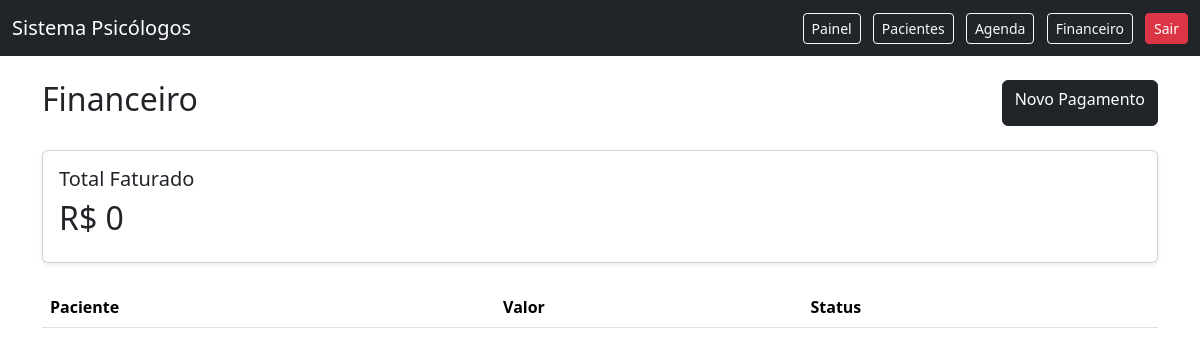
The app's page /financeiro/ (signed in), older data.
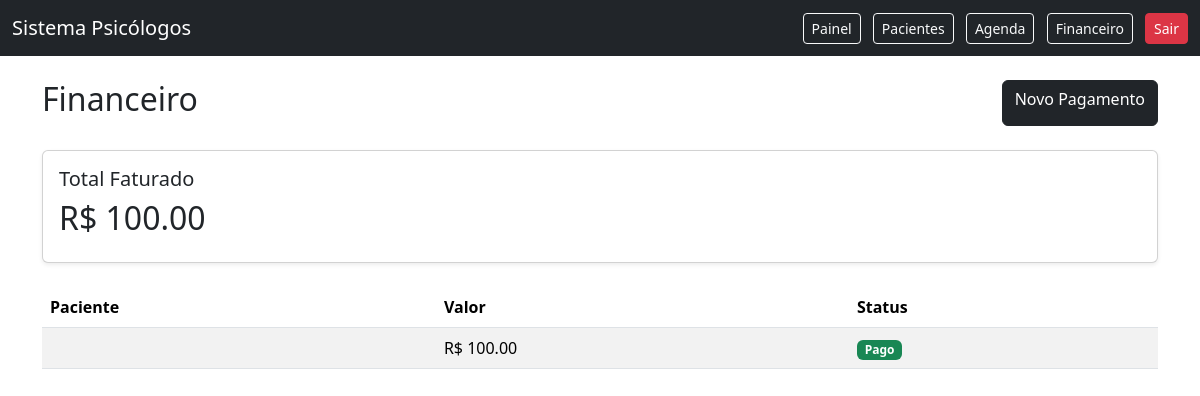
The same page, newer data.
### financeiro/models.py (models this page shows, shortened)
class Pagamento(models.Model):
    STATUS_CHOICES = [
        ('pendente', 'Pendente'),
        ('pago', 'Pago'),
    ]
    sessao = models.OneToOneField(
        Sessao,
        on_delete=models.CASCADE
    )
    valor = models.DecimalField(
        max_digits=8,
        decimal_places=2
    )
    status = models.CharField(
        max_length=20,
        choices=STATUS_CHOICES,
        default='pendente'
    )
    criado_em = models.DateTimeField(
        auto_now_add=True
    )
    objects = PagamentoManager()

### financeiro/views.py (the view)
@login_required
def lista_pagamentos(request):
    pagamentos = Pagamento.objects.do_usuario(
        request.user
    )
    total_faturado = 0
    for pagamento in pagamentos:
        if pagamento.status == 'pago':
            total_faturado += pagamento.valor
    context = {
        'pagamentos': pagamentos,
        'total_faturado': total_faturado,
    }
    return render(
        request,
        'financeiro/lista.html',
        context
    )

### financeiro/models.py (called while the page is built)
    def do_usuario(self, user):
        return self.filter(
            sessao__paciente__usuario=user
        )

### templates/financeiro/lista.html (shortened to what this page needs)
{% extends 'base.html' %}
{% block content %}
<div class="d-flex justify-content-between mb-4">
    <h2>Financeiro</h2>
    <a href="/financeiro/novo/" class="btn btn-dark">
        Novo Pagamento
    </a>
</div>
<div class="card shadow-sm mb-4">
    <div class="card-body">
        <h5>Total Faturado</h5>
        <h2>R$ {{ total_faturado }}</h2>
    </div>
</div>
<table class="table table-striped">
    <thead>
        <tr>
            <th>Paciente</th>
            <th>Valor</th>
            <th>Status</th>
        </tr>
    </thead>
    <tbody>
        {% for pagamento in pagamentos %}
        <tr>
            <td>
            </td>
            <td>
                R$ {{ pagamento.valor }}
            </td>
            <td>
                {% if pagamento.status == 'pago' %}
                    <span class="badge bg-success">
                        Pago
                    </span>
                {% else %}
                    <span class="badge bg-warning text-dark">
                        Pendente
                    </span>
                {% endif %}
            </td>
        </tr>
        {% endfor %}
    </tbody>
</table>
{% endblock %}

### templates/base.html (shortened to what this page needs)
<!DOCTYPE html>
<html lang="pt-br">
<head>
    <link
        href="https://cdn.jsdelivr.net/npm/bootstrap@5.3.3/dist/css/bootstrap.min.css"
        rel="stylesheet"
    >
</head>
<body>
    <nav class="navbar navbar-expand-lg navbar-dark bg-dark">
        <div class="container-fluid">
            <a class="navbar-brand" href="/">
                Sistema Psicólogos
            </a>
            <div>
                <a href="/" class="btn btn-outline-light btn-sm me-2">
                    Painel
                </a>
                <a href="/pacientes/" class="btn btn-outline-light btn-sm me-2">
                    Pacientes
                </a>
                <a href="/agenda/" class="btn btn-outline-light btn-sm me-2">
                    Agenda
                </a>
                <a href="/financeiro/" class="btn btn-outline-light btn-sm me-2">
                    Financeiro
                </a>
                <form action="/logout/" method="post" class="d-inline">
    <button type="submit" class="btn btn-danger btn-sm">
        Sair
    </button>
</form>
            </div>
        </div>
    </nav>
    <div class="container mt-4">
        {% block content %}
        {% endblock %}
    </div>
</body>
</html>

Row changes from the older to the newer data that the page shows:
added Pagamento: valor "100.00", status "Pago"
Text that changed along with them:
{{ total_faturado }}: "0" → "100.00"
